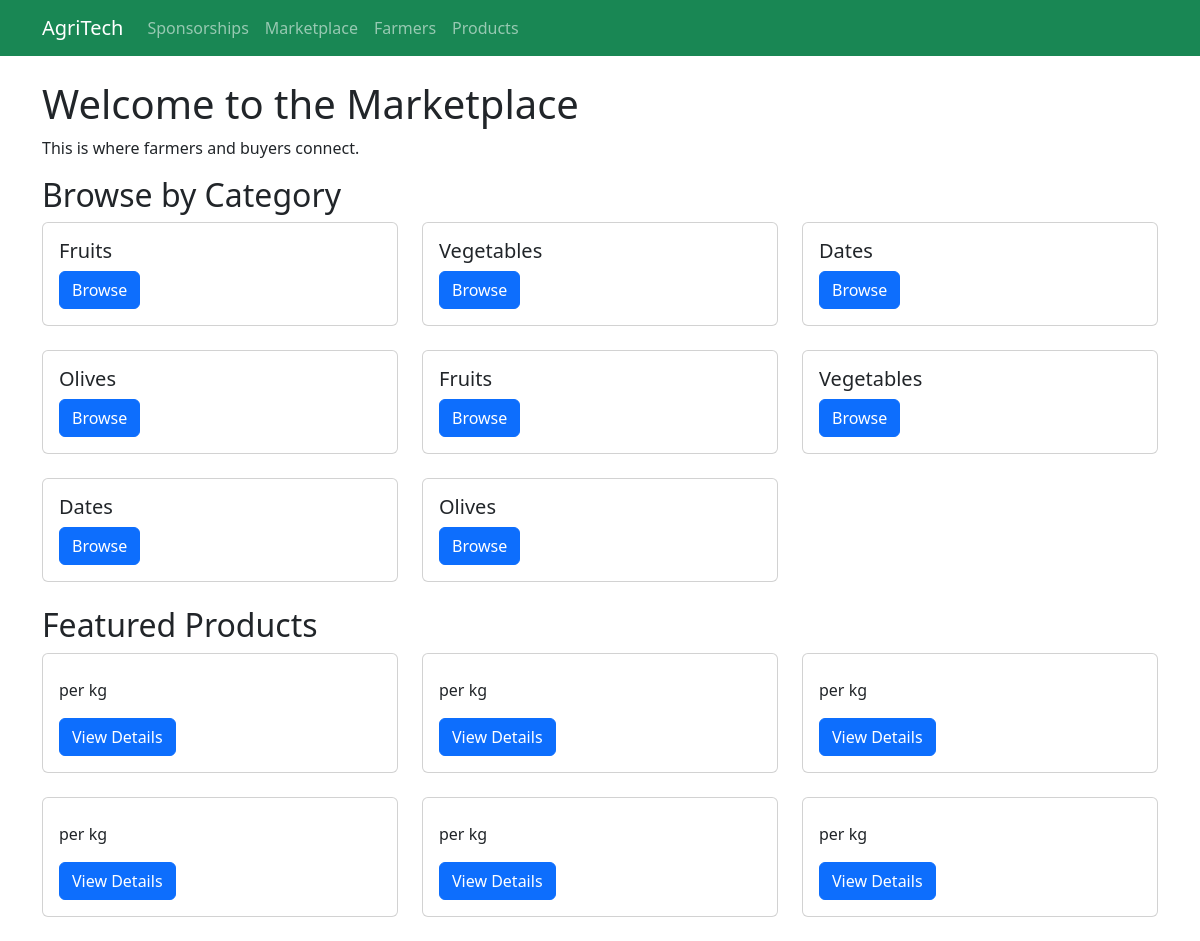
The app's page /marketplace/ with its own data.
### marketplace/models.py (models this page shows, shortened)
class ProduceCategory(models.Model):
    name = models.CharField(max_length=100)
    description = models.TextField(blank=True)
    class Meta:
        verbose_name_plural = "Produce Categories"

class Produce(models.Model):
    UNIT_CHOICES = [
        ('kg', 'Kilograms'),
        ('g', 'Grams'),
        ('ton', 'Tons'),
        ('l', 'Liters'),
        ('unit', 'Units/Pieces'),
    ]
    farmer = models.ForeignKey(Farmer, on_delete=models.CASCADE, related_name='produce')
    category = models.ForeignKey(ProduceCategory, on_delete=models.SET_NULL, null=True, related_name='produce_items')
    title = models.CharField(max_length=100)
    description = models.TextField()
    quantity = models.DecimalField(max_digits=10, decimal_places=2, validators=[MinValueValidator(0.01)])
    unit = models.CharField(max_length=4, choices=UNIT_CHOICES, default='kg')
    price_per_unit = models.DecimalField(max_digits=10, decimal_places=2, validators=[MinValueValidator(0.01)])
    location = models.CharField(max_length=100)
    is_available = models.BooleanField(default=True)
    created_at = models.DateTimeField(auto_now_add=True)
    updated_at = models.DateTimeField(auto_now=True)

### marketplace/views.py (the view)
# urls.py: path('', views.marketplace_home, name='marketplace_home'),
def marketplace_home(request):
    categories = ProduceCategory.objects.all()
    featured_produce = Produce.objects.filter(is_available=True).order_by('-created_at')[:6]
    top_farmers = Farmer.objects.order_by('-rating')[:5]
    context = {
        'categories': categories,
        'featured_produce': featured_produce,
        'top_farmers': top_farmers,
    }
    return render(request, 'marketplace/home.html', context)

### templates/marketplace/home.html (shortened to what this page needs)
{% extends "base.html" %}
{% block content %}
    <h1>Welcome to the Marketplace</h1>
    <p>This is where farmers and buyers connect.</p>
    {% if categories %}
        <h2>Browse by Category</h2>
        <div class="row">
            {% for category in categories %}
                <div class="col-md-4 mb-4">
                    <div class="card">
                        <div class="card-body">
                            <h5 class="card-title">{{ category.name }}</h5>
                            <a href="{% url 'produce_list' %}?category={{ category.id }}" class="btn btn-primary">Browse</a>
                        </div>
                    </div>
                </div>
            {% endfor %}
        </div>
    {% endif %}
    {% if featured_produce %}
        <h2>Featured Products</h2>
        <div class="row">
            {% for produce in featured_produce %}
                <div class="col-md-4 mb-4">
                    <div class="card">
                        <div class="card-body">
                            <p class="card-text">{{ produce.price }} per {{ produce.unit }}</p>
                            <a href="{% url 'produce_detail' produce.id %}" class="btn btn-primary">View Details</a>
                        </div>
                    </div>
                </div>
            {% endfor %}
        </div>
    {% endif %}
{% endblock %}

### records on screen
ProduceCategory: name "Fruits"
ProduceCategory: name "Vegetables"
ProduceCategory: name "Dates"
ProduceCategory: name "Olives"
ProduceCategory: name "Fruits"
ProduceCategory: name "Vegetables"
ProduceCategory: name "Dates"
ProduceCategory: name "Olives"
Produce: unit "kg"
Produce: unit "kg"
Produce: unit "kg"
Produce: unit "kg"
Produce: unit "kg"
Produce: unit "kg"
